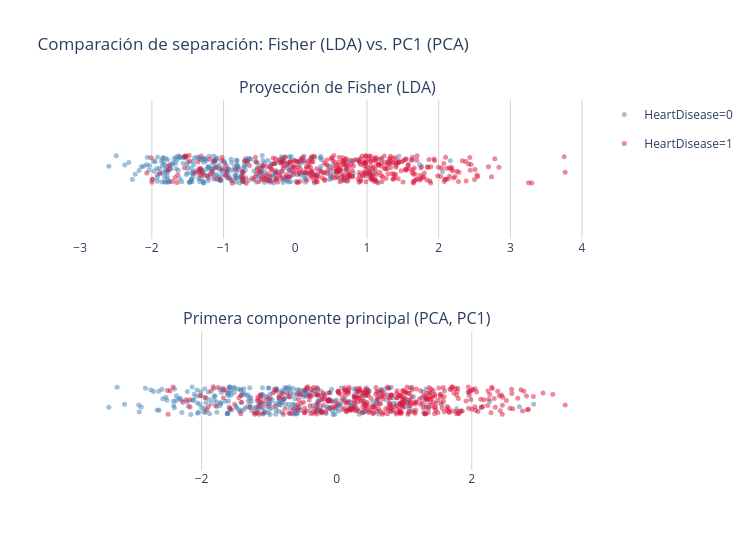

This figure's notebook cell:
### Code cell
# 1) Dispersión unidimensional (strip plot) por clase, para comparar con PC1

fig_strip = make_subplots(
    rows=2, cols=1,
    subplot_titles=("Proyección de Fisher (LDA)", "Primera componente principal (PCA, PC1)"),
    shared_xaxes=False,
)

rng = np.random.RandomState(SEED)

for clase, color in [(0, "steelblue"), (1, "crimson")]:
    mask = y_train == clase

    # Fisher
    jitter_f = rng.uniform(-0.2, 0.2, size=mask.sum())
    fig_strip.add_trace(
        go.Scatter(
            x=X_train_fisher[mask], y=jitter_f,
            mode="markers", marker=dict(color=color, size=5, opacity=0.5),
            name=f"HeartDisease={clase}", legendgroup=str(clase), showlegend=True,
        ),
        row=1, col=1,
    )

    # PCA PC1
    jitter_p = rng.uniform(-0.2, 0.2, size=mask.sum())
    fig_strip.add_trace(
        go.Scatter(
            x=X_train_pca[mask, 0], y=jitter_p,
            mode="markers", marker=dict(color=color, size=5, opacity=0.5),
            name=f"HeartDisease={clase}", legendgroup=str(clase), showlegend=False,
        ),
        row=2, col=1,
    )

fig_strip.update_layout(
    title="Comparación de separación: Fisher (LDA) vs. PC1 (PCA)",
    width=750, height=550,
    paper_bgcolor="white",
    plot_bgcolor="white",
)
fig_strip.update_xaxes(showgrid=True, gridcolor="lightgrey")
fig_strip.update_yaxes(showticklabels=False, showgrid=False, zeroline=False, range=[-1, 1])
fig_strip.show()
fig_strip.write_image("fisher_vs_pc1.png", scale=2)

### Figure 1 — Plotly figure (JSON) as saved in the notebook; plotly's stock layout.template omitted (floating-point values rounded to 4 significant figures; data arrays with more than 128 entries replaced by an {"elided": "..."} marker saying what was removed)
{"data": [{"legendgroup": "0", "marker": {"color": "steelblue", "opacity": 0.5, "size": 5}, "mode": "markers", "name": "HeartDisease=0", "showlegend": true, "type": "scatter", "x": {"elided": "328 float values"}, "xaxis": "x", "y": {"elided": "328 float values"}, "yaxis": "y"}, {"legendgroup": "0", "marker": {"color": "steelblue", "opacity": 0.5, "size": 5}, "mode": "markers", "name": "HeartDisease=0", "showlegend": false, "type": "scatter", "x": {"elided": "328 float values"}, "xaxis": "x2", "y": {"elided": "328 float values"}, "yaxis": "y2"}, {"legendgroup": "1", "marker": {"color": "crimson", "opacity": 0.5, "size": 5}, "mode": "markers", "name": "HeartDisease=1", "showlegend": true, "type": "scatter", "x": {"elided": "406 float values"}, "xaxis": "x", "y": {"elided": "406 float values"}, "yaxis": "y"}, {"legendgroup": "1", "marker": {"color": "crimson", "opacity": 0.5, "size": 5}, "mode": "markers", "name": "HeartDisease=1", "showlegend": false, "type": "scatter", "x": {"elided": "406 float values"}, "xaxis": "x2", "y": {"elided": "406 float values"}, "yaxis": "y2"}], "layout": {"annotations": [{"font": {"size": 16}, "showarrow": false, "text": "Proyección de Fisher (LDA)", "x": 0.5, "xanchor": "center", "xref": "paper", "y": 1, "yanchor": "bottom", "yref": "paper"}, {"font": {"size": 16}, "showarrow": false, "text": "Primera componente principal (PCA, PC1)", "x": 0.5, "xanchor": "center", "xref": "paper", "y": 0.375, "yanchor": "bottom", "yref": "paper"}], "height": 550, "paper_bgcolor": "white", "plot_bgcolor": "white", "title": {"text": "Comparación de separación: Fisher (LDA) vs. PC1 (PCA)"}, "width": 750, "xaxis": {"anchor": "y", "domain": [0, 1], "gridcolor": "lightgrey", "showgrid": true}, "xaxis2": {"anchor": "y2", "domain": [0, 1], "gridcolor": "lightgrey", "showgrid": true}, "yaxis": {"anchor": "x", "domain": [0.625, 1], "range": [-1, 1], "showgrid": false, "showticklabels": false, "zeroline": false}, "yaxis2": {"anchor": "x2", "domain": [0, 0.375], "range": [-1, 1], "showgrid": false, "showticklabels": false, "zeroline": false}}}
